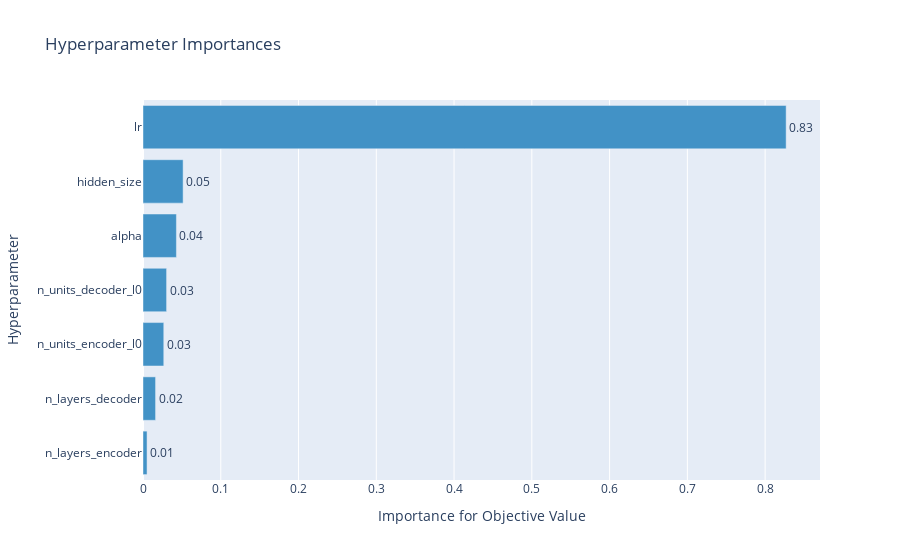

The notebook cell this image was saved under:
### Markdown cell above
### Optuna Graphs

### Code cell
optuna.visualization.plot_param_importances(study)

### Figure 1 — Plotly figure (JSON) as saved in the notebook; plotly's stock layout.template omitted (floating-point values rounded to 4 significant figures)
{"data": [{"cliponaxis": false, "hovertemplate": ["n_layers_encoder (IntUniformDistribution): 0.0052019761232906395<extra></extra>", "n_layers_decoder (IntUniformDistribution): 0.016167138353748403<extra></extra>", "n_units_encoder_l0 (IntUniformDistribution): 0.02670603472120137<extra></extra>", "n_units_decoder_l0 (IntUniformDistribution): 0.03033864615466055<extra></extra>", "alpha (IntUniformDistribution): 0.042974947510926884<extra></extra>", "hidden_size (IntUniformDistribution): 0.05157831522798015<extra></extra>", "lr (LogUniformDistribution): 0.8270329419081922<extra></extra>"], "marker": {"color": "rgb(66,146,198)"}, "orientation": "h", "text": ["0.0052019761232906395", "0.016167138353748403", "0.02670603472120137", "0.03033864615466055", "0.042974947510926884", "0.05157831522798015", "0.8270329419081922"], "textposition": "outside", "texttemplate": "%{text:.2f}", "type": "bar", "x": [0.005202, 0.01617, 0.02671, 0.03034, 0.04297, 0.05158, 0.827], "y": ["n_layers_encoder", "n_layers_decoder", "n_units_encoder_l0", "n_units_decoder_l0", "alpha", "hidden_size", "lr"]}], "layout": {"showlegend": false, "title": {"text": "Hyperparameter Importances"}, "xaxis": {"title": {"text": "Importance for Objective Value"}}, "yaxis": {"title": {"text": "Hyperparameter"}}}}
